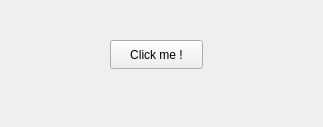
<?xml version="1.0" encoding="UTF-8"?>
<ui version="4.0">
 <class>Widget</class>
 <widget class="QWidget" name="Widget">
  <property name="geometry">
   <rect>
    <x>0</x>
    <y>0</y>
    <width>323</width>
    <height>127</height>
   </rect>
  </property>
  <property name="windowTitle">
   <string>Widget</string>
  </property>
  <widget class="QPushButton" name="pushButton">
   <property name="geometry">
    <rect>
     <x>110</x>
     <y>40</y>
     <width>93</width>
     <height>29</height>
    </rect>
   </property>
   <property name="text">
    <string>Click me !</string>
   </property>
  </widget>
 </widget>
 <resources/>
 <connections/>
</ui>
